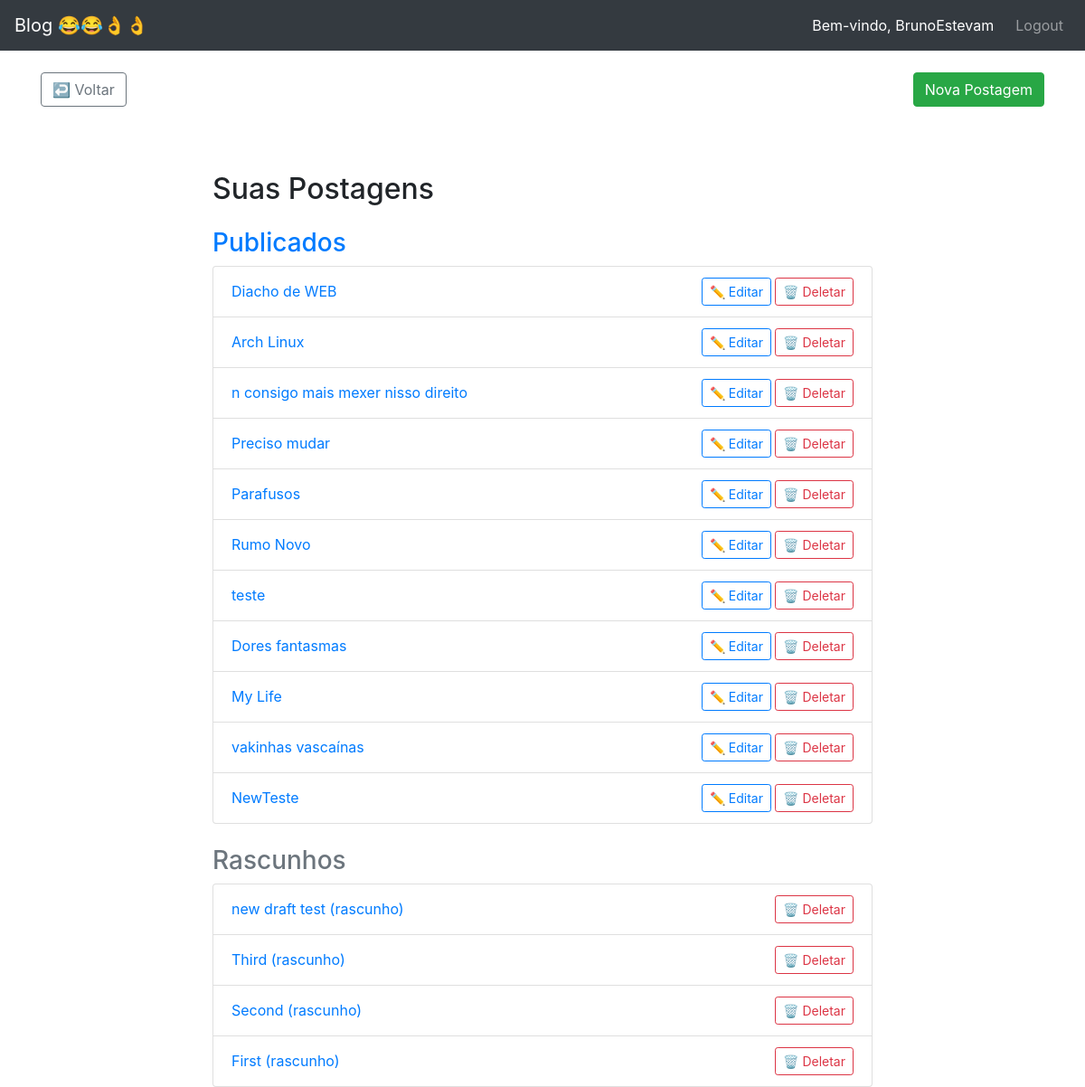
/my-posts/ (signed in), run on the app's committed database.
### blog/models.py (models this page shows, shortened)
class Post(models.Model):
    class NewManager(models.Manager):
        def get_queryset(self):
            return super().get_queryset().filter(status='published')
    options = (
        ('draft', 'Draft'),
        ('published', 'Published'),
    )
    title = models.CharField(max_length=200)
    excerpt = models.TextField(null=True)
    slug = models.SlugField(max_length=255, unique=True, blank=True)
    publish = models.DateTimeField(default=timezone.now)
    author = models.ForeignKey(User, on_delete=models.CASCADE, related_name='blog_posts')
    content = models.TextField()
    status = models.CharField(max_length=10, choices=options, default='draft')
    objects = models.Manager()
    newmanager = NewManager()
    likes = models.ManyToManyField(User, related_name='post_likes', blank=True)
    dislikes = models.ManyToManyField(User, related_name='post_dislikes', blank=True)
    image = models.ImageField(upload_to='post_images/', blank=True, null=True)
    class Meta:
        ordering = ('-publish',)

### blog/views.py (the view)
# urls.py: path('my-posts/', views.user_posts, name='user_posts'),
@login_required
def user_posts(request):
    posts_published = Post.objects.filter(author=request.user, status='published')
    posts_drafts = Post.objects.filter(author=request.user, status='draft')
    return render(request, 'blog/user_posts.html', {
        'posts_published': posts_published,
        'posts_drafts': posts_drafts
    })

### blog/templates/blog/user_posts.html (shortened to what this page needs)
{% extends "base.html" %}
{% block content %}
<div class="container">
    <br>
    <div class="d-flex justify-content-between mb-3">
	    <a href="{% url 'blog:profile' request.user.username %}" class="btn btn-outline-secondary">↩️ Voltar</a>
        <a href="{% url 'blog:my_create_post' %}?next={% url 'blog:user_posts' %}" class="btn btn-success">
    Nova Postagem
</a>
       </div>
    <div class="row justify-content-md-center pt-5">
        <div class="col-md-8">
            <h2 class="mb-4">Suas Postagens</h2>
            <h3 class="text-primary">Publicados</h3>
            <ul class="list-group mb-4">
                {% for post in posts_published %}
                <li class="list-group-item d-flex justify-content-between align-items-center">
                    <a href="{% url 'blog:post_single' post.slug %}" class="fw-bold text-decoration-none">
                        {{ post.title }}
                    </a>
                    <div>
                        <a href="{% url 'blog:edit_post' post.slug %}" class="btn btn-sm btn-outline-primary">✏️ Editar</a>
			<a href="{% url 'blog:post_delete' post.pk %}?next={% url 'blog:user_posts' %}" class="btn btn-sm btn-outline-danger" onclick="return confirm('Tem certeza que deseja deletar esta postagem?');">🗑️ Deletar</a>
                    </div>
                </li>
                {% empty %}
                <li class="list-group-item">Você ainda não publicou nenhum post.</li>
                {% endfor %}
            </ul>
            <h3 class="text-secondary">Rascunhos</h3>
            <ul class="list-group">
                {% for post in posts_drafts %}
                <li class="list-group-item d-flex justify-content-between align-items-center text-muted">
                    <a href="{% url 'blog:edit_post' post.slug %}" class="fw-bold text-decoration-none">
                        {{ post.title }} (rascunho)
                    </a>
                    <a href="{% url 'blog:post_delete' post.pk %}" class="btn btn-sm btn-outline-danger">🗑️ Deletar</a>
                </li>
                {% empty %}
                <li class="list-group-item">Você não tem rascunhos.</li>
                {% endfor %}
            </ul>
        </div>
    </div>
</div>
{% endblock %}

### blog/templates/base.html (shortened to what this page needs)
<!doctype html>
<html lang="en">
<head>
    {% load static %}
    <link rel="stylesheet" href="https://stackpath.bootstrapcdn.com/bootstrap/4.4.1/css/bootstrap.min.css"
>
    <link rel="stylesheet" href="{% static 'blog/styles.css' %}">
</head>
<body>
    <nav class="navbar navbar-expand-lg navbar-dark bg-dark">
        <a class="navbar-brand" href="/">Blog 😂😂👌👌</a>
        <div class="collapse navbar-collapse" id="navbarSupportedContent">
            <ul class="navbar-nav ml-auto">
                {% if user.is_authenticated %}
                <li class="nav-item">
                    <span class="navbar-text text-white mr-3">
                        Bem-vindo, <a href="{% url 'accounts:profile' user.username %}">{{ user.username }}</a>
                    </span>
                </li>
                <li class="nav-item">
                    <a class="nav-link" href="{% url 'blog:logout' %}"
                        onclick="event.preventDefault(); document.getElementById('logout-form').submit();">
                        Logout
                    </a>
                </li>
                {% else %}
                <li class="nav-item">
                    <a class="nav-link" href="{% url 'blog:login' %}">Login</a>
                </li>
                {% endif %}
            </ul>
        </div>
    </nav>
    {% block content %}
    {% endblock %}
</body>
</html>

### data on the page
Post: title "Diacho de WEB"
Post: title "Arch Linux"
Post: title "n consigo mais mexer nisso direito"
Post: title "Preciso mudar"
Post: title "Parafusos"
Post: title "Rumo Novo"
Post: title "teste"
Post: title "Dores fantasmas"
Post: title "My Life"
Post: title "vakinhas vascaínas"
Post: title "NewTeste"
Post: title "new draft test"
Post: title "Third"
Post: title "Second"
Post: title "First"

### other printed values
{{ user.username }} "BrunoEstevam"
